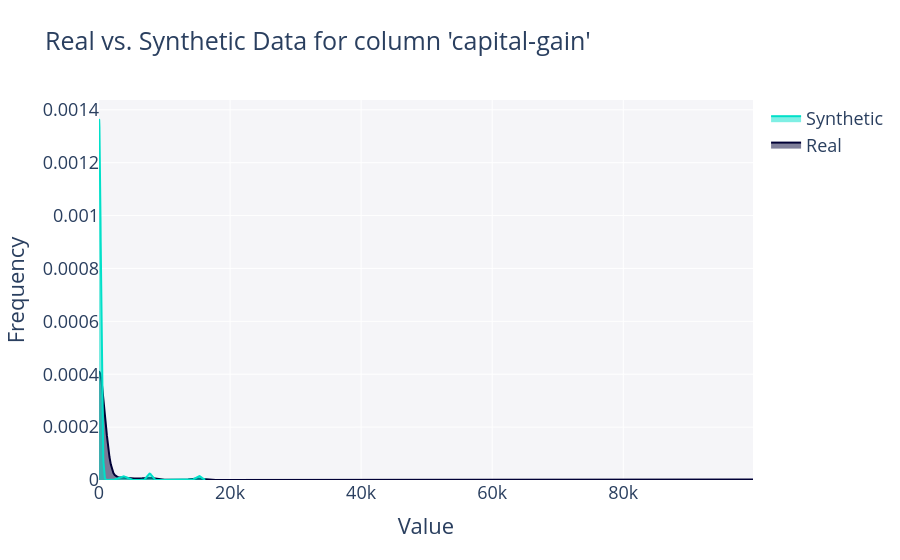

Here is the notebook cell this chart was saved with:
### Code cell
get_column_plot(
    real_data=df_train,
    synthetic_data=df_train_synth_ctgan,
    column_name="capital-gain",
    plot_type="distplot",
).show(renderer="vscode")

### Figure 1 — Plotly figure (JSON) as saved in the notebook; plotly's stock layout.template omitted (floating-point values rounded to 4 significant figures; data arrays with more than 128 entries replaced by an {"elided": "..."} marker saying what was removed)
{"data": [{"fill": "tozeroy", "hovertemplate": "<b>Real</b><br>Frequency: %{y}<extra></extra>", "legendgroup": "Real", "marker": {"color": "#000036"}, "mode": "lines", "name": "Real", "showlegend": true, "type": "scatter", "x": {"elided": "500 float values"}, "xaxis": "x", "y": {"elided": "500 float values"}, "yaxis": "y"}, {"fill": "tozeroy", "hovertemplate": "<b>Synthetic</b><br>Frequency: %{y}<extra></extra>", "legendgroup": "Synthetic", "marker": {"color": "#01E0C9"}, "mode": "lines", "name": "Synthetic", "showlegend": true, "type": "scatter", "x": {"elided": "500 float values"}, "xaxis": "x", "y": {"elided": "500 float values"}, "yaxis": "y"}], "layout": {"barmode": "overlay", "font": {"size": 18}, "hovermode": "closest", "legend": {"traceorder": "reversed"}, "plot_bgcolor": "#F5F5F8", "title": {"text": "Real vs. Synthetic Data for column 'capital-gain'"}, "xaxis": {"anchor": "y2", "domain": [0, 1], "title": {"text": "Value"}, "zeroline": false}, "yaxis": {"anchor": "free", "domain": [0, 1], "position": 0, "title": {"text": "Frequency"}}}}
